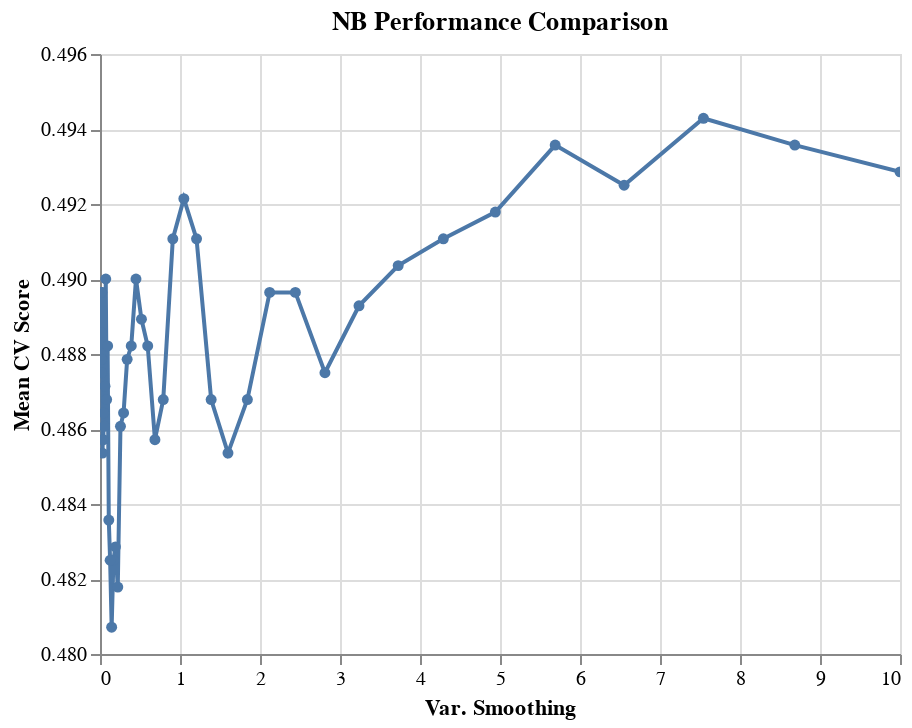

The notebook cell saved with this chart:
### Code cell
results_NB = pd.DataFrame(gs_NB.cv_results_['params'])
results_NB['test_score'] = gs_NB.cv_results_['mean_test_score']

alt.Chart(results_NB, 
          title='NB Performance Comparison'
         ).mark_line(point=True).encode(
    alt.X('var_smoothing', title='Var. Smoothing'),
    alt.Y('test_score', title='Mean CV Score', scale=alt.Scale(zero=False))
).interactive()

### Figure 1 — Vega-Lite specification as saved in the notebook (floating-point values rounded to 4 significant figures)
{"config": {"view": {"continuousWidth": 400, "continuousHeight": 300}}, "data": {"name": "data-3b3d3954eca90415d999da6a0a9dde10"}, "mark": {"type": "line", "point": true}, "encoding": {"x": {"field": "var_smoothing", "title": "Var. Smoothing", "type": "quantitative"}, "y": {"field": "test_score", "scale": {"zero": false}, "title": "Mean CV Score", "type": "quantitative"}}, "selection": {"selector004": {"type": "interval", "bind": "scales", "encodings": ["x", "y"]}}, "title": "NB Performance Comparison", "$schema": "https://vega.github.io/schema/vega-lite/v4.17.0.json", "datasets": {"data-3b3d3954eca90415d999da6a0a9dde10": [{"var_smoothing": 10.0, "test_score": 0.4929}, {"var_smoothing": 8.685, "test_score": 0.4936}, {"var_smoothing": 7.543, "test_score": 0.4943}, {"var_smoothing": 6.551, "test_score": 0.4925}, {"var_smoothing": 5.69, "test_score": 0.4936}, {"var_smoothing": 4.942, "test_score": 0.4918}, {"var_smoothing": 4.292, "test_score": 0.4911}, {"var_smoothing": 3.728, "test_score": 0.4904}, {"var_smoothing": 3.237, "test_score": 0.4893}, {"var_smoothing": 2.812, "test_score": 0.4875}, {"var_smoothing": 2.442, "test_score": 0.4896}, {"var_smoothing": 2.121, "test_score": 0.4896}, {"var_smoothing": 1.842, "test_score": 0.4868}, {"var_smoothing": 1.6, "test_score": 0.4854}, {"var_smoothing": 1.389, "test_score": 0.4868}, {"var_smoothing": 1.207, "test_score": 0.4911}, {"var_smoothing": 1.048, "test_score": 0.4921}, {"var_smoothing": 0.9103, "test_score": 0.4911}, {"var_smoothing": 0.7906, "test_score": 0.4868}, {"var_smoothing": 0.6866, "test_score": 0.4857}, {"var_smoothing": 0.5964, "test_score": 0.4882}, {"var_smoothing": 0.5179, "test_score": 0.4889}, {"var_smoothing": 0.4498, "test_score": 0.49}, {"var_smoothing": 0.3907, "test_score": 0.4882}, {"var_smoothing": 0.3393, "test_score": 0.4879}, {"var_smoothing": 0.2947, "test_score": 0.4864}, {"var_smoothing": 0.256, "test_score": 0.4861}, {"var_smoothing": 0.2223, "test_score": 0.4818}, {"var_smoothing": 0.1931, "test_score": 0.4829}, {"var_smoothing": 0.1677, "test_score": 0.4825}, {"var_smoothing": 0.1456, "test_score": 0.4807}, {"var_smoothing": 0.1265, "test_score": 0.4825}, {"var_smoothing": 0.1099, "test_score": 0.4836}, {"var_smoothing": 0.09541, "test_score": 0.4882}, {"var_smoothing": 0.08286, "test_score": 0.4868}, {"var_smoothing": 0.07197, "test_score": 0.49}, {"var_smoothing": 0.06251, "test_score": 0.4871}, {"var_smoothing": 0.05429, "test_score": 0.4861}, {"var_smoothing": 0.04715, "test_score": 0.4864}, {"var_smoothing": 0.04095, "test_score": 0.4857}, {"var_smoothing": 0.03556, "test_score": 0.4857}, {"var_smoothing": 0.03089, "test_score": 0.4854}, {"var_smoothing": 0.02683, "test_score": 0.4879}, {"var_smoothing": 0.0233, "test_score": 0.4896}, {"var_smoothing": 0.02024, "test_score": 0.4875}, {"var_smoothing": 0.01758, "test_score": 0.4879}, {"var_smoothing": 0.01526, "test_score": 0.4886}, {"var_smoothing": 0.01326, "test_score": 0.4896}, {"var_smoothing": 0.01151, "test_score": 0.4896}, {"var_smoothing": 0.01, "test_score": 0.4896}]}}
